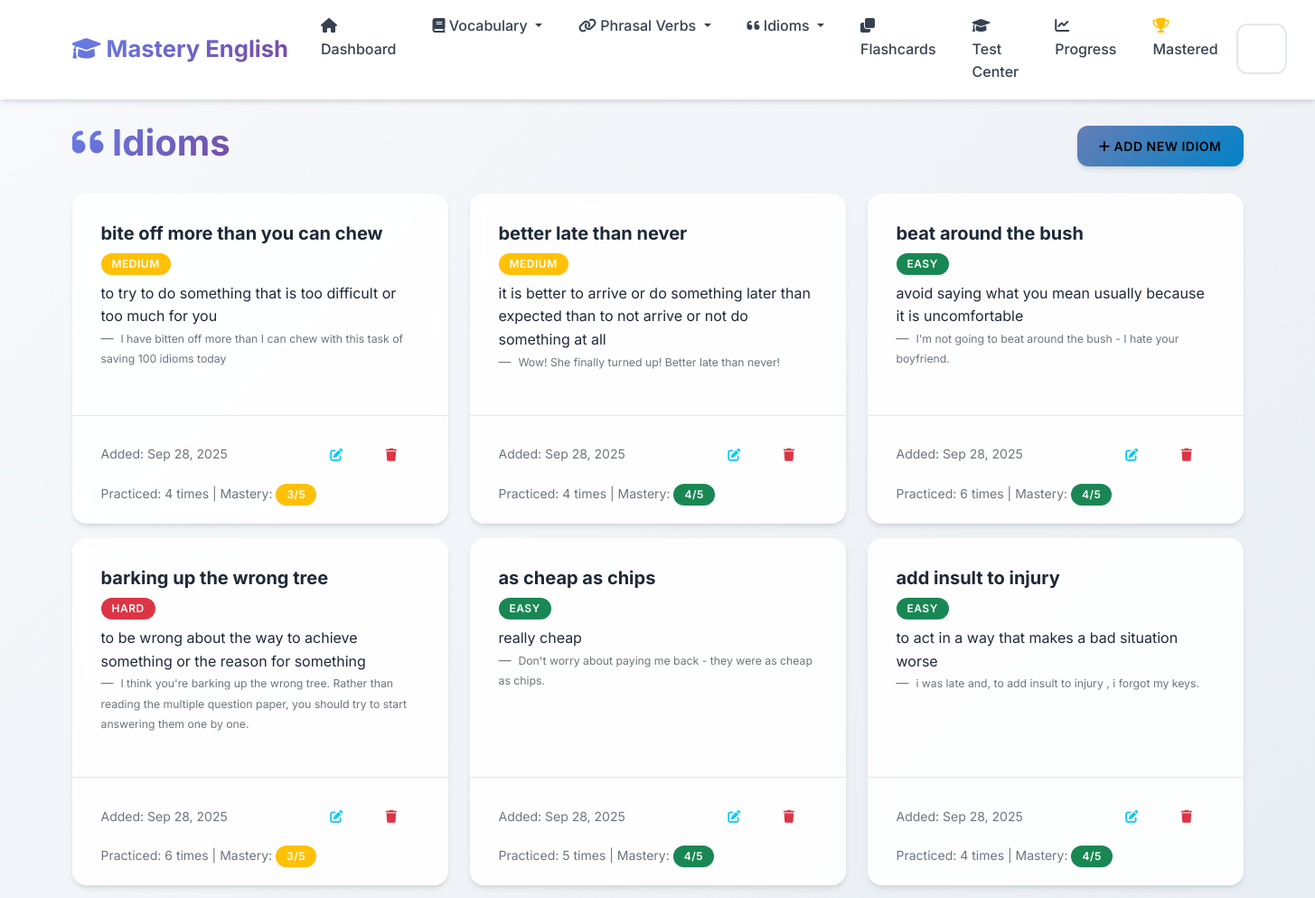
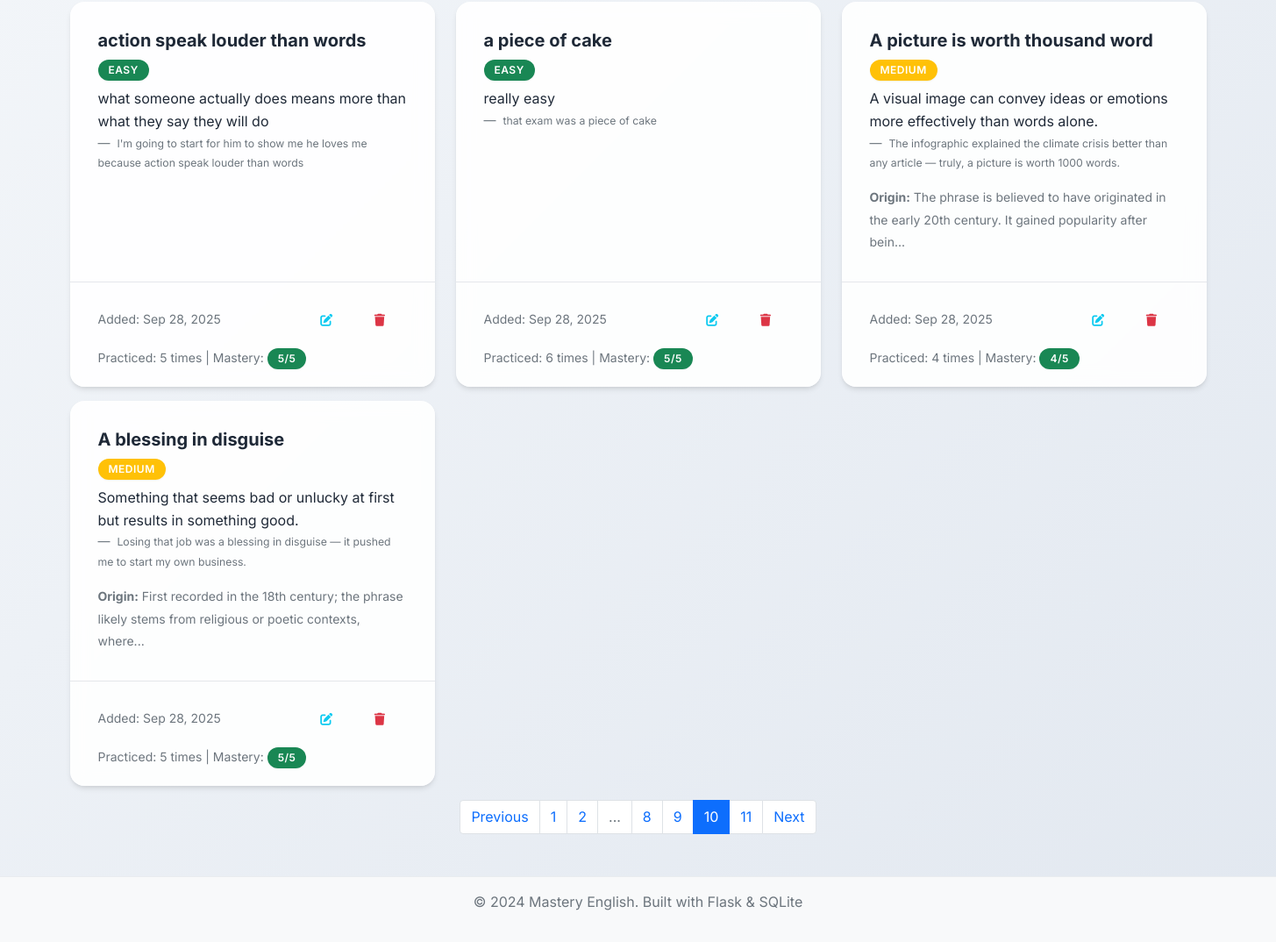
Page /idioms?page=10 on the earlier database version (2 pictures, top to bottom).
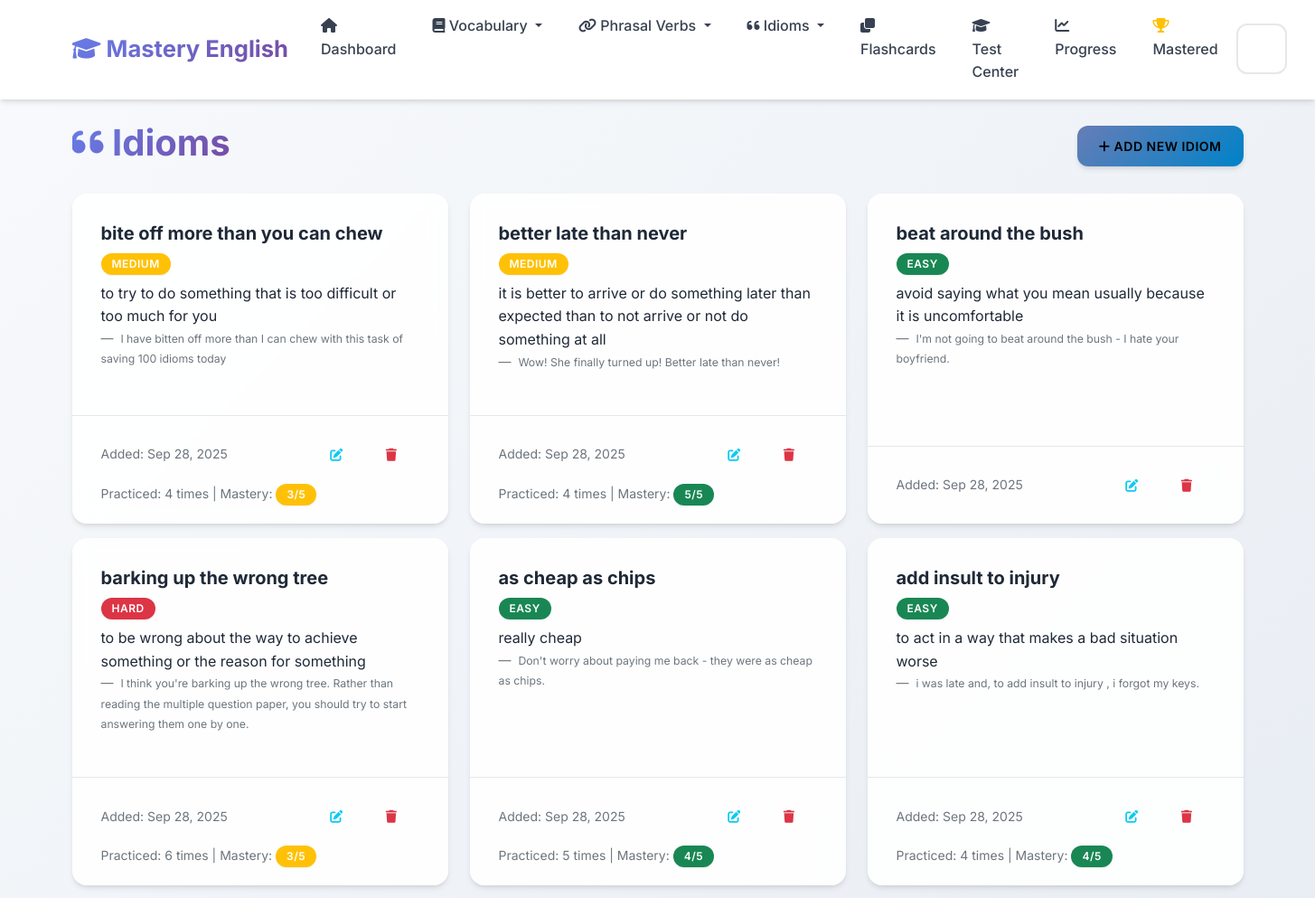
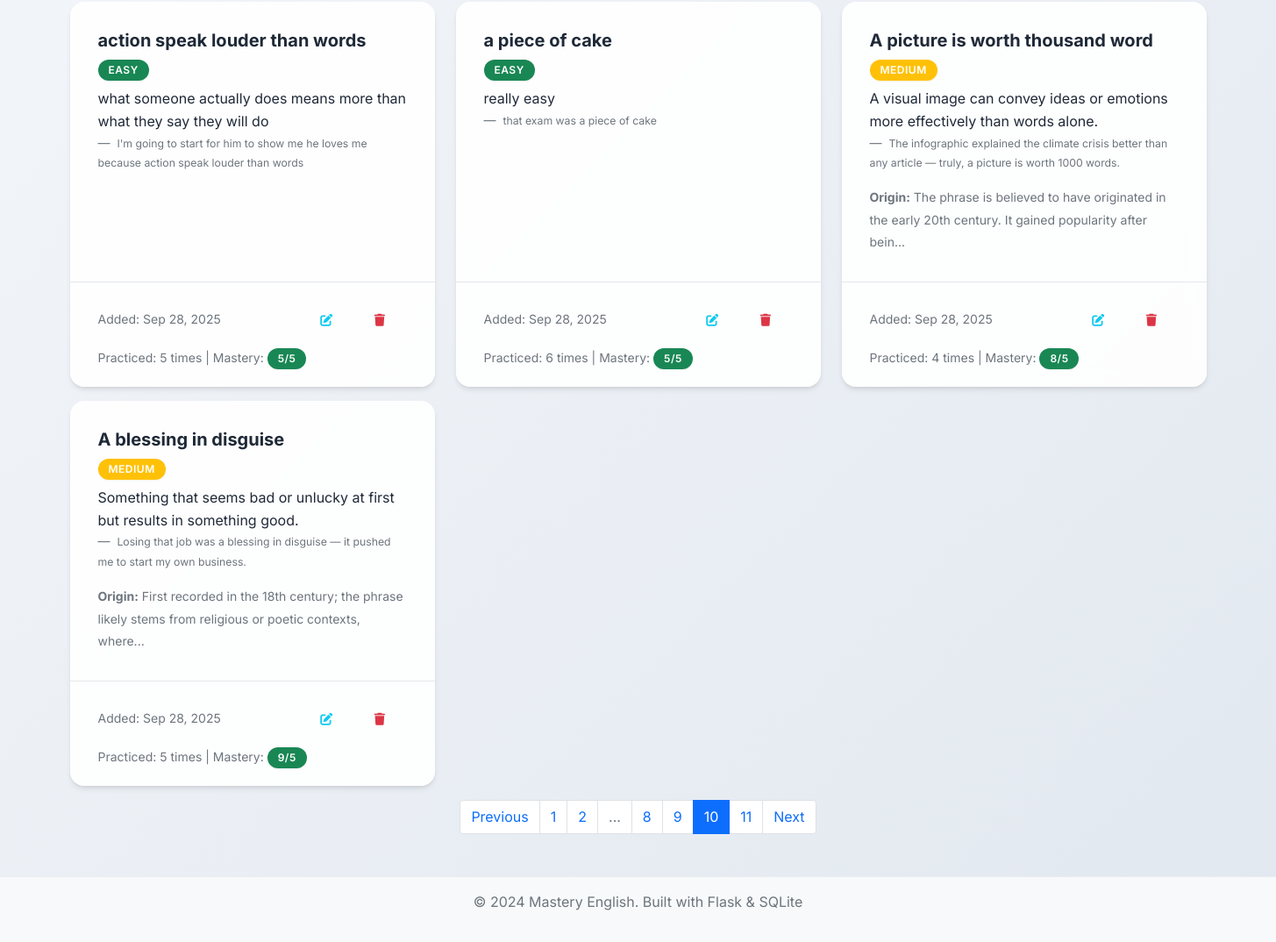
Same page on the later database version (2 pictures, top to bottom).
### app.py (models this page shows, shortened)
class Idiom(db.Model):
    __tablename__ = 'idioms'
    id = db.Column(db.Integer, primary_key=True)
    idiom = db.Column(db.String(200), nullable=False)
    meaning = db.Column(db.Text, nullable=False)
    example_sentence = db.Column(db.Text)
    origin = db.Column(db.Text)
    difficulty_level = db.Column(db.String(20), default='medium')
    date_added = db.Column(db.DateTime, default=datetime.utcnow)
    times_practiced = db.Column(db.Integer, default=0)
    last_practiced = db.Column(db.DateTime)
    mastery_level = db.Column(db.Integer, default=0)

### app.py (the view)
@app.route('/idioms')
def idioms_list():
    page = request.args.get('page', 1, type=int)
    idioms = Idiom.query.order_by(Idiom.date_added.desc()).paginate(
        page=page, per_page=10, error_out=False)
    return render_template('idioms_list.html', idioms=idioms)

### templates/idioms_list.html (shortened to what this page needs)
{% extends "base.html" %}
{% block content %}
<div class="row">
    <div class="col-12">
        <div class="d-flex justify-content-between align-items-center mb-4">
            <h1>
                <i class="fas fa-quote-left"></i> Idioms
            </h1>
            <a href="{{ url_for('add_idiom') }}" class="btn btn-info">
                <i class="fas fa-plus"></i> Add New Idiom
            </a>
        </div>
    </div>
</div>
{% if idioms.items %}
    <div class="row">
        {% for idiom in idioms.items %}
            <div class="col-md-6 col-lg-4 mb-3">
                <div class="card h-100">
                    <div class="card-body">
                        <h5 class="card-title">{{ idiom.idiom }}</h5>
                        <span class="badge bg-{% if idiom.difficulty_level == 'easy' %}success{% elif idiom.difficulty_level == 'hard' %}danger{% else %}warning{% endif %} mb-2">
                            {{ idiom.difficulty_level.title() }}
                        </span>
                        <p class="card-text">{{ idiom.meaning }}</p>
                        {% if idiom.example_sentence %}
                            <blockquote class="blockquote-footer">
                                <small>{{ idiom.example_sentence }}</small>
                            </blockquote>
                        {% endif %}
                        {% if idiom.origin %}
                            <div class="mt-2">
                                <small class="text-muted">
                                    <strong>Origin:</strong> {{ idiom.origin[:100] }}{% if idiom.origin|length > 100 %}...{% endif %}
                                </small>
                            </div>
                        {% endif %}
                    </div>
                    <div class="card-footer bg-transparent">
                        <div class="d-flex justify-content-between align-items-center">
                            <small class="text-muted">
                                Added: {{ idiom.date_added.strftime('%b %d, %Y') }}
                            </small>
                            <div class="btn-group" role="group">
                                <a href="{{ url_for('edit_idiom', id=idiom.id) }}" class="btn btn-sm btn-outline-info">
                                    <i class="fas fa-edit"></i>
                                </a>
                                <button type="button" class="btn btn-sm btn-outline-danger" onclick="confirmDelete('{{ idiom.idiom }}', '{{ url_for('delete_idiom', id=idiom.id) }}')">
                                    <i class="fas fa-trash"></i>
                                </button>
                            </div>
                        </div>
                        {% if idiom.times_practiced > 0 %}
                            <div class="mt-2">
                                <small class="text-muted">
                                    Practiced: {{ idiom.times_practiced }} times
                                    | Mastery:
                                    <span class="badge bg-{% if idiom.mastery_level >= 4 %}success{% elif idiom.mastery_level >= 2 %}warning{% else %}danger{% endif %}">
                                        {{ idiom.mastery_level }}/5
                                    </span>
                                </small>
                            </div>
                        {% endif %}
                    </div>
                </div>
            </div>
        {% endfor %}
    </div>
    {% if idioms.pages > 1 %}
        <nav aria-label="Page navigation">
            <ul class="pagination justify-content-center">
                {% if idioms.has_prev %}
                    <li class="page-item">
                        <a class="page-link" href="{{ url_for('idioms_list', page=idioms.prev_num) }}">Previous</a>
                    </li>
                {% endif %}
                {% for page_num in idioms.iter_pages() %}
                    {% if page_num %}
                        {% if page_num != idioms.page %}
                            <li class="page-item">
                                <a class="page-link" href="{{ url_for('idioms_list', page=page_num) }}">{{ page_num }}</a>
                            </li>
                        {% else %}
                            <li class="page-item active">
                                <span class="page-link">{{ page_num }}</span>
                            </li>
                        {% endif %}
                    {% else %}
                        <li class="page-item disabled">
                            <span class="page-link">...</span>
                        </li>
                    {% endif %}
                {% endfor %}
                {% if idioms.has_next %}
                    <li class="page-item">
                        <a class="page-link" href="{{ url_for('idioms_list', page=idioms.next_num) }}">Next</a>
                    </li>
                {% endif %}
            </ul>
        </nav>
    {% endif %}
{% endif %}
{% endblock %}

### templates/base.html (shortened to what this page needs)
<!DOCTYPE html>
<html lang="en">
<head>
    <link href="https://cdn.jsdelivr.net/npm/bootstrap@5.1.3/dist/css/bootstrap.min.css" rel="stylesheet">
    <link href="https://cdnjs.cloudflare.com/ajax/libs/font-awesome/6.0.0/css/all.min.css" rel="stylesheet">
    <link href="{{ url_for('static', filename='css/style.css') }}" rel="stylesheet">
</head>
<body>
    <nav class="navbar navbar-expand-lg navbar-light">
        <div class="container">
            <a class="navbar-brand" href="{{ url_for('index') }}">
                <i class="fas fa-graduation-cap"></i> Mastery English
            </a>
            <div class="collapse navbar-collapse" id="navbarNav">
                <ul class="navbar-nav me-auto">
                    <li class="nav-item">
                        <a class="nav-link" href="{{ url_for('index') }}">
                            <i class="fas fa-home"></i> Dashboard
                        </a>
                    </li>
                    <li class="nav-item dropdown">
                        <a class="nav-link dropdown-toggle" href="#" id="vocabDropdown" role="button" data-bs-toggle="dropdown">
                            <i class="fas fa-book"></i> Vocabulary
                        </a>
                    </li>
                    <li class="nav-item dropdown">
                        <a class="nav-link dropdown-toggle" href="#" id="phrasalDropdown" role="button" data-bs-toggle="dropdown">
                            <i class="fas fa-link"></i> Phrasal Verbs
                        </a>
                    </li>
                    <li class="nav-item dropdown">
                        <a class="nav-link dropdown-toggle" href="#" id="idiomsDropdown" role="button" data-bs-toggle="dropdown">
                            <i class="fas fa-quote-left"></i> Idioms
                        </a>
                    </li>
                    <li class="nav-item">
                        <a class="nav-link" href="{{ url_for('flashcards_menu') }}">
                            <i class="fas fa-clone"></i> Flashcards
                        </a>
                    </li>
                    <li class="nav-item">
                        <a class="nav-link" href="{{ url_for('test') }}">
                            <i class="fas fa-graduation-cap"></i> Test Center
                        </a>
                    </li>
                    <li class="nav-item">
                        <a class="nav-link" href="{{ url_for('progress') }}">
                            <i class="fas fa-chart-line"></i> Progress
                        </a>
                    </li>
                    <li class="nav-item">
                        <a class="nav-link" href="{{ url_for('mastered_words') }}">
                            <i class="fas fa-trophy text-warning"></i> Mastered
                        </a>
                    </li>
                </ul>
                <div class="d-flex">
                    <form class="d-flex" method="GET" action="{{ url_for('search') }}">
                        <input class="form-control me-2" type="search" name="q" placeholder="Search..." aria-label="Search">
                        <button class="btn btn-outline-light" type="submit">
                        </button>
                    </form>
                </div>
            </div>
        </div>
    </nav>
    <main class="container mt-4">
        {% block content %}{% endblock %}
    </main>
    <footer class="bg-light text-center text-muted py-3 mt-5">
        <div class="container">
            <p>&copy; 2024 Mastery English. Built with Flask & SQLite</p>
        </div>
    </footer>
</body>
</html>

### static/css/style.css (style rules this page uses)
:root { --primary-color: #6366f1; --primary-dark: #4f46e5; --primary-light: #8b5cf6; --success-color: #10b981; --success-dark: #059669; --info-color: #06b6d4; --info-dark: #0891b2; --warning-color: #f59e0b; --warning-dark: #d97706; --danger-color: #ef4444; --danger-dark: #dc2626; --light-color: #f8fafc; --dark-color: #1e293b; --gray-50: #f9fafb; --gray-100: #f3f4f6; --gray-200: #e5e7eb; --gray-300: #d1d5db; --gray-400: #9ca3af; --gray-500: #6b7280; --gray-600: #4b5563; --gray-700: #374151; --gray-800: #1f2937; --gray-900: #111827; --gradient-primary: linear-gradient(135deg, #667eea 0%, #764ba2 100%); --gradient-success: linear-gradient(135deg, #11998e 0%, #38ef7d 100%); --gradient-info: linear-gradient(135deg, #667db6 0%, #0082c8 100%); --gradient-warning: linear-gradient(135deg, #f093fb 0%, #f5576c 100%); --gradient-hero: linear-gradient(135deg, #667eea 0%, #764ba2 50%, #f093fb 100%); --shadow-sm: 0 1px 2px 0 rgba(0, 0, 0, 0.05); --shadow: 0 4px 6px -1px rgba(0, 0, 0, 0.1), 0 2px 4px -1px rgba(0, 0, 0, 0.06); --shadow-md: 0 10px 15px -3px rgba(0, 0, 0, 0.1), 0 4px 6px -2px rgba(0, 0, 0, 0.05); --shadow-lg: 0 20px 25px -5px rgba(0, 0, 0, 0.1), 0 10px 10px -5px rgba(0, 0, 0, 0.04); --shadow-xl: 0 25px 50px -12px rgba(0, 0, 0, 0.25); }
body { font-family: 'Inter', 'Segoe UI', -apple-system, BlinkMacSystemFont, sans-serif; background: linear-gradient(135deg, #f8fafc 0%, #e2e8f0 100%); min-height: 100vh; line-height: 1.6; color: var(--gray-800); }
.navbar { background: rgba(255, 255, 255, 0.95) !important; backdrop-filter: blur(10px); border-bottom: 1px solid rgba(255, 255, 255, 0.2); box-shadow: var(--shadow); }
.navbar-brand { font-weight: 700; font-size: 1.6rem; background: var(--gradient-primary); -webkit-background-clip: text; -webkit-text-fill-color: transparent; background-clip: text; transition: all 0.3s ease; }
.navbar-nav .nav-link { font-weight: 500; color: var(--gray-700) !important; border-radius: 8px; margin: 0 4px; padding: 8px 16px !important; transition: all 0.3s ease; }
.card { border: none; border-radius: 16px; background: rgba(255, 255, 255, 0.9); backdrop-filter: blur(10px); box-shadow: var(--shadow); transition: all 0.4s cubic-bezier(0.4, 0, 0.2, 1); position: relative; overflow: hidden; }
.card::before { content: ''; position: absolute; top: 0; left: 0; width: 100%; height: 2px; background: var(--gradient-primary); transform: scaleX(0); transition: transform 0.3s ease; }
.card-body { padding: 2rem; }
.card-footer { background: rgba(248, 250, 252, 0.8); border-top: 1px solid var(--gray-200); border-radius: 0 0 16px 16px; padding: 1.25rem 2rem; }
.badge { font-size: 0.7rem; border-radius: 12px; padding: 0.4em 0.8em; }
.btn { border-radius: 12px; font-weight: 600; padding: 0.75rem 1.5rem; text-transform: uppercase; letter-spacing: 0.5px; font-size: 0.875rem; transition: all 0.3s cubic-bezier(0.4, 0, 0.2, 1); position: relative; overflow: hidden; border: none; }
.btn::before { content: ''; position: absolute; top: 0; left: -100%; width: 100%; height: 100%; background: linear-gradient(90deg, transparent, rgba(255,255,255,0.2), transparent); transition: left 0.5s; }
.btn-info { background: var(--gradient-info); box-shadow: var(--shadow); }
.btn-group .btn { border-radius: 6px; }
.form-control, .form-select { border-radius: 12px; border: 2px solid var(--gray-200); padding: 0.875rem 1.25rem; font-size: 1rem; font-weight: 500; background: rgba(255, 255, 255, 0.8); backdrop-filter: blur(10px); transition: all 0.3s cubic-bezier(0.4, 0, 0.2, 1); }
h1, h2, h3, h4, h5, h6 { font-weight: 700; color: var(--gray-800); }
h1 { background: var(--gradient-primary); -webkit-background-clip: text; -webkit-text-fill-color: transparent; background-clip: text; }
.badge { font-size: 0.75rem; border-radius: 20px; padding: 0.5em 1em; font-weight: 600; text-transform: uppercase; letter-spacing: 0.5px; box-shadow: var(--shadow-sm); }
.fa, .fas, .far { transition: all 0.3s ease; }
footer { margin-top: auto; border-top: 1px solid #e9ecef; }
.container { animation: fadeInUp 0.6s ease-out; }

Differences in the rows shown:
changed Idiom "better late than never": mastery_level "4" → "5"
changed Idiom "beat around the bush": times_practiced "6" → (not shown); mastery_level "4" → (not shown)
changed Idiom "A picture is worth thousand word": mastery_level "4" → "8"
changed Idiom "A blessing in disguise": mastery_level "5" → "9"
